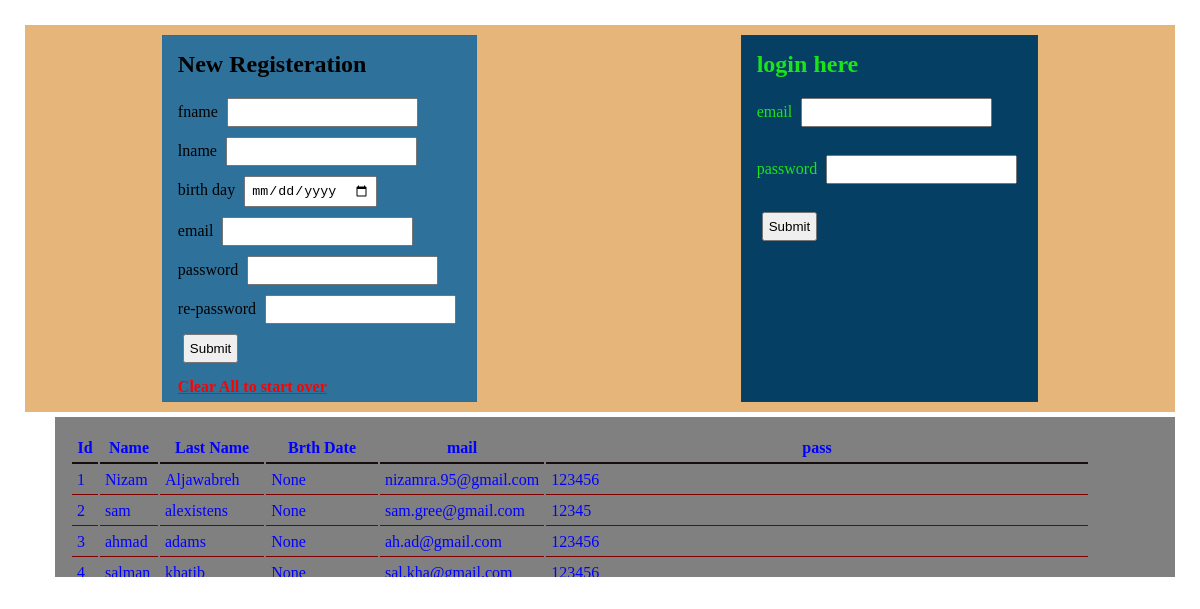
Before: / with the older database file.
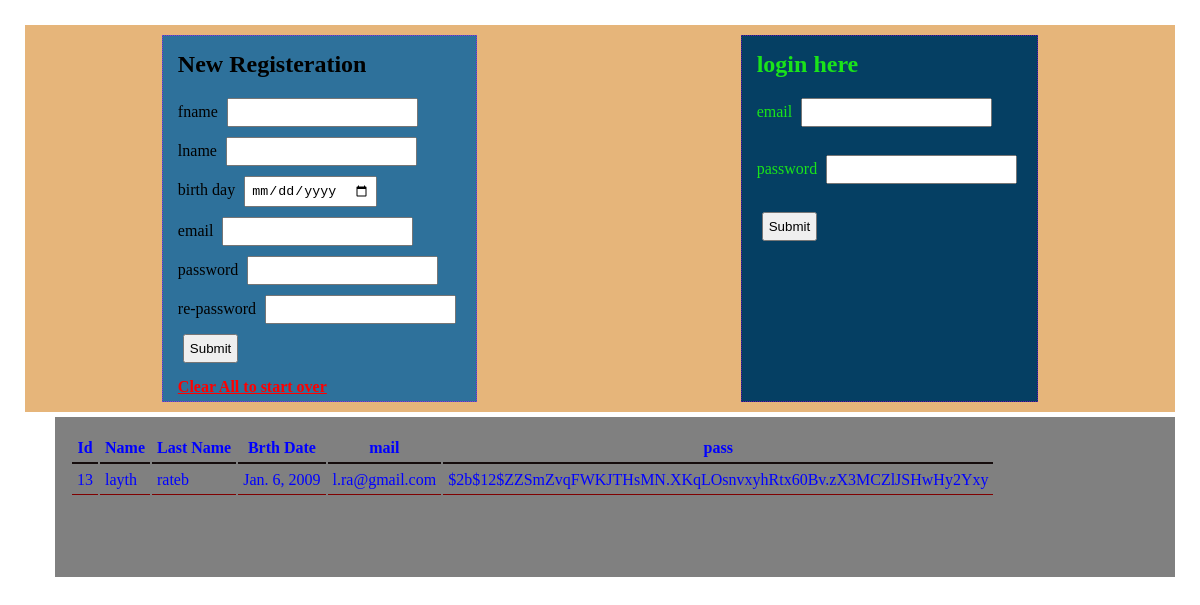
After: the same page with the newer database file.
### appLogin/models.py (models this page shows)
class User(models.Model):
    fname = models.CharField(max_length=255)
    lname = models.CharField(max_length=255)
    birthDate = models.DateField(null=True)
    email = models.CharField(max_length=255)
    passwd = models.CharField(max_length=255)
    createdAt = models.DateTimeField(auto_now_add=True)
    updatedAt = models.DateTimeField(auto_now=True)
    objects = userManager()

### appLogin/views.py (the view)
# urls.py: path('', views.index),
def index(request):
    if "logedin" in request.session:
        return redirect('/success')
    context={
        'allUsers' : User.objects.all()
    }
    return render(request,'index.html', context)

### appLogin/templates/index.html (shortened to what this page needs)
<!DOCTYPE html>
<html lang="en">
<head>
    {% load static %}
    <link rel="stylesheet" href="{% static 'css/style.css' %}">
</head>
<body>
    <div class="container">
        <div class="add">
            <h2>New Registeration</h2>
            <form action="/logreg" method="POST">
                fname <input type="text" name="fname" required><br>
                lname <input type="text" name="lname" required><br>
                birth day <input type="date" name="bday"><br>
                email <input type="text" name="email" required><br>
                password <input type="password" name="password" required><br>
                re-password <input type="password" name="repassword" required><br>
                <input type="submit" name="Add" >
            </form>
            <a href="/cleanData">Clear All to start over</a>
        </div>
        <div class="add2">
            <h2>login here</h2>
            <form action="/logreg" method="POST">
                email <input type="text" name="email"><br><br>
                password <input type="password" name="password" required><br><br>
                <input type="submit" name="Add">
            </form>
        </div>
    </div>
    <div class="userTable">
        <table>
            <tr>
                <th>Id</th>
                <th>Name</th>
                <th>Last Name</th>
                <th>Brth Date</th>
                <th>mail</th>
                <th>pass</th>
            </tr>
            {% for elmnt in allUsers %}
            <tr>
                <td>{{ elmnt.id }}</td>
                <td>{{ elmnt.fname }}</td>
                <td>{{ elmnt.lname }}</td>
                <td>{{ elmnt.birthDate }}</td>
                <td>{{ elmnt.email }}</td>
                <td>{{ elmnt.passwd }}</td>
            </tr>
            {% endfor %}
            </table>
    </div>
</body>
</html>

### appLogin/static/css/style.css (style rules this page uses)
* { padding: 5px; margin: 5px; }
.container { display: flex; justify-content: space-around; background-color: rgb(230, 181, 122); }
.add { background-color: rgb(46, 113, 155); border: 1px dotted blueviolet; }
.add2 { background-color: rgb(5, 63, 99); border: 1px dotted rgb(97, 15, 174); color: rgb(26, 228, 26); }
a { color: red; font-weight: bold; }
.userTable { margin-left:35px; overflow:scroll; color:blue; background-color:gray; height:150px; max-width:1150px; }
th { border-bottom: 2px solid rgb(21, 12, 12); }
td { border-bottom: 1px solid maroon; }

Changed rows visible on the page:
removed User: id "1", fname "Nizam", lname "Aljawabreh", birthDate "None", email "nizamra.95@gmail.com", passwd "123456"
removed User: id "2", fname "sam", lname "alexistens", birthDate "None", email "sam.gree@gmail.com", passwd "12345"
removed User: id "3", fname "ahmad", lname "adams", birthDate "None", email "ah.ad@gmail.com", passwd "123456"
removed User: id "4", fname "salman", lname "khatib", birthDate "None", email "sal.kha@gmail.com", passwd "123456"
added User: id "13", fname "layth", lname "rateb", birthDate "Jan. 6, 2009", email "l.ra@gmail.com", passwd "$2b$12$ZZSmZvqFWKJTHsMN.XKqLOsnvxyhRtx60Bv.zX3MCZlJSHwHy2Yxy"
